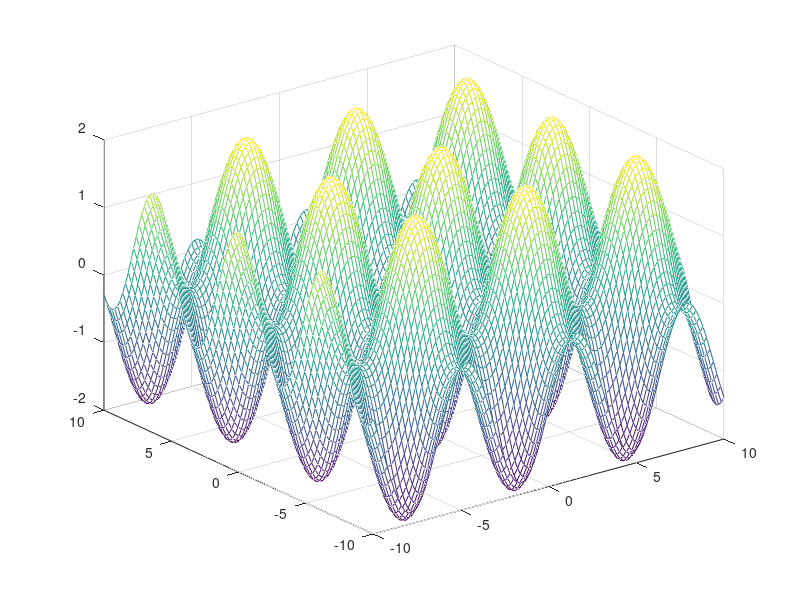

Recreate this plot in MATLAB.
%padaryti kad breztu dvimates : surf, mesh tam tinka
x1=-10:0.2:10;
x2=-10:0.2:10;
[X1,X2]=meshgrid(x1,x2);
f=sin(X1)+cos(X2);
mesh(X1,X2,f)
